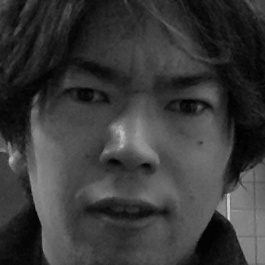
#> input picture default/anger/file_0012.jpg, 265 x 265 px, given in place of the camera
$ python main.py   (older library calls are emulated)
#> lines starting #> are read from the running program, lines starting #| are printed output that depends on the picture
### emotion_detector.py
import cv2
import time
import numpy as np
from numpy import *
from PIL import Image
from tqdm import tqdm
import Optimizer_with_theano as op
import Optimizer_with_theano.Datasets as data
from matplotlib.pyplot import *
import pickle
import os
import glob as g


# Emotion Detector
class emotion_detector():
    def __init__(self, num_datasets=1000, cnum = 0, image_size=(20,20)):
        self.num_datasets = num_datasets
        self.cnum = cnum
        self.image_size = image_size

    # [88 lines left out: functions get_train_data, set_data, train, cam_test, take_photos, dump_pickle, not called in this run]


    def load_pickle(self, fname="emotion.pkl"):
        with open(fname, mode='rb') as f:
            return pickle.load(f)

    def detect(self, is_mouth=True):
#> called with is_mouth = True
        cv2.namedWindow("preview")
        vc = cv2.VideoCapture(self.cnum)
        haarFace = cv2.CascadeClassifier('haarcascade_frontalface_default.xml')
        haarMouth = cv2.CascadeClassifier('haarcascade_mouth.xml')
        emolst = ["laugh", "anger", "sad", "fun"]
        lst = []
        rval, frame = vc.read()
#> frame is the input picture: shape (265, 265, 3); min 0, max 219, mean 57.3


        # 動画の読み込みと動画情報の取得
        fps    = vc.get(cv2.CAP_PROP_FPS)
        height = vc.get(cv2.CAP_PROP_FRAME_HEIGHT)
        width  = vc.get(cv2.CAP_PROP_FRAME_WIDTH)

        # 出力先のファイルを開く
        out = cv2.VideoWriter("output.mv4", int(cv2.VideoWriter_fourcc('m', 'p', '4', 'v')), fps, (int(width), int(height)))

        while True:
            cv2.imshow("preview", frame)
            out.write(frame)
            num = cv2.waitKey(1)
#> (key Esc is pressed here)
            if num == "q":
                break
            rval, frame = vc.read()
            frame_gray = cv2.cvtColor(frame, cv2.COLOR_BGR2GRAY)

            detectedFace = haarFace.detectMultiScale(frame_gray)
#> detectedFace = [[20, 16, 234, 234]]
            if not len(detectedFace):
                continue

            x, y, width, height = detectedFace[array([x[2]*x[3] for x in detectedFace]).argmax()]
#> x = 20; y = 16; width = 234; height = 234

            face = frame_gray[y:y+height, x:x+width]
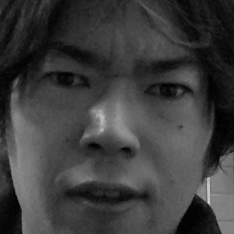
#> face: shape (234, 234); min 0, max 219, mean 60.9

            if not is_mouth:
                lst += [cv2.resize(face,self.image_size)]
            elif is_mouth:
                rects = haarMouth.detectMultiScale(face, 1.3, minSize=(50,50))
#> rects = [[58, 175, 93, 56]]
                self.rects = rects
#> self.rects = [[58, 175, 93, 56]]
                if len(rects):
                    rect = rects[array([x[1] for x in rects]).argmax()]
#> rect = [58, 175, 93, 56]
                    mouth = face[rect[1]:rect[1]+rect[3], rect[0]:rect[0]+rect[1]]
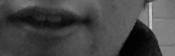
#> mouth: shape (56, 175); min 0, max 219, mean 70.7
                    #cv2.imshow("mouth", mouth)
#> (the run stopped early here; a loop or call above may not have finished)

$ run again, on default/anger/file_0016.jpg
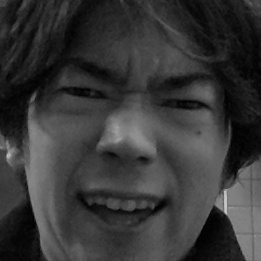
#> input picture default/anger/file_0016.jpg, 261 x 261 px, given in place of the camera
#> in detect, frame is the input picture: shape (261, 261, 3); min 0, max 207, mean 55.3
#> detectedFace = [[21, 13, 221, 221]]
#> x = 21; y = 13; width = 221
#> in detect, `face = frame_gray[y:y+height, x:x+width]`:
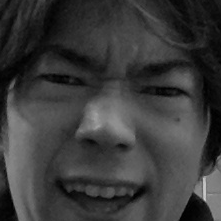
#> face: shape (221, 221); min 0, max 207, mean 58.7
#> rects = [[52, 166, 93, 55]]
#> rect = [52, 166, 93, 55]
#> in detect, `mouth = face[rect[1]:rect[1]+rect[3], rect[0]:rect[0]+rect[1]]`:
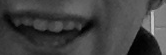
#> mouth: shape (55, 166); min 0, max 207, mean 65.6
